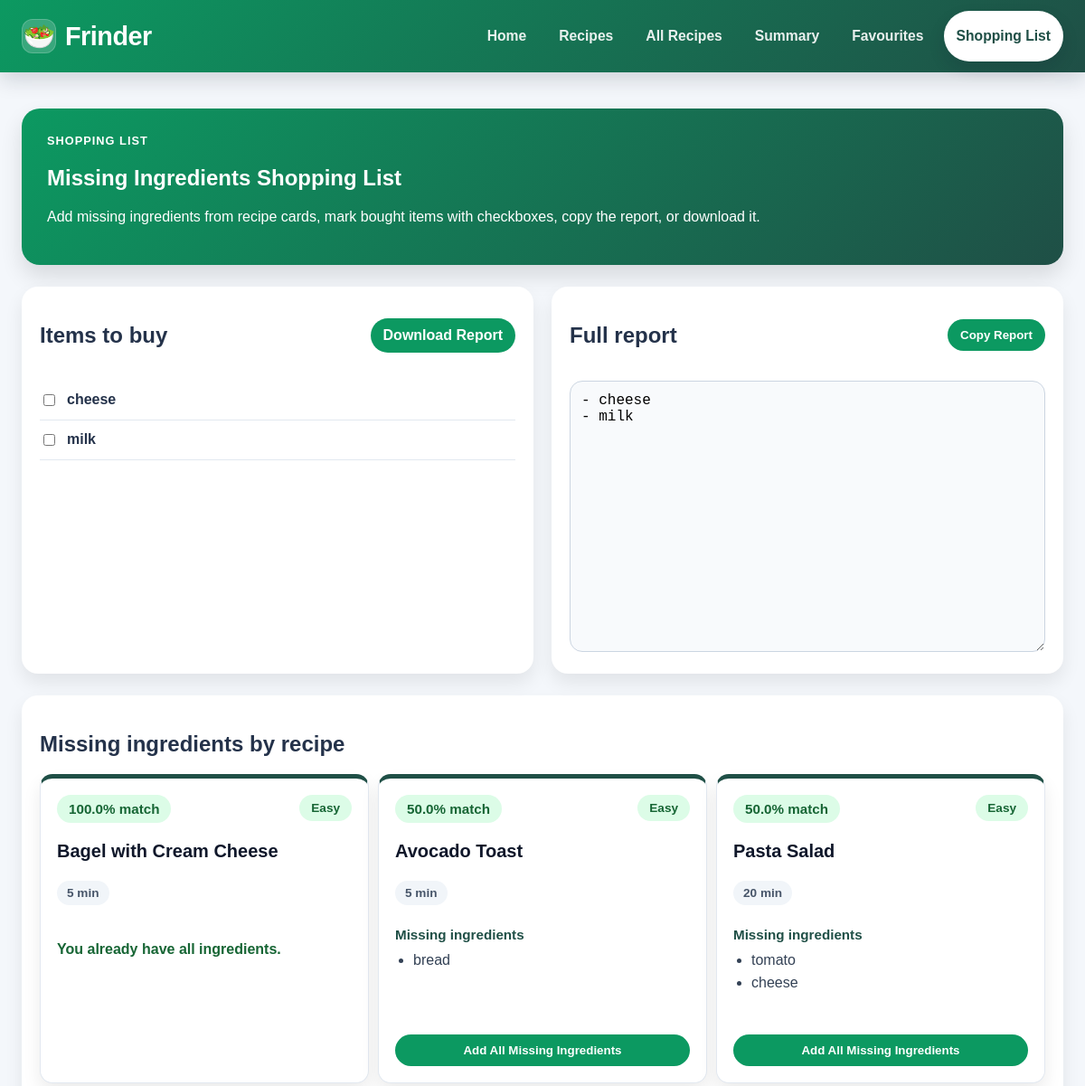
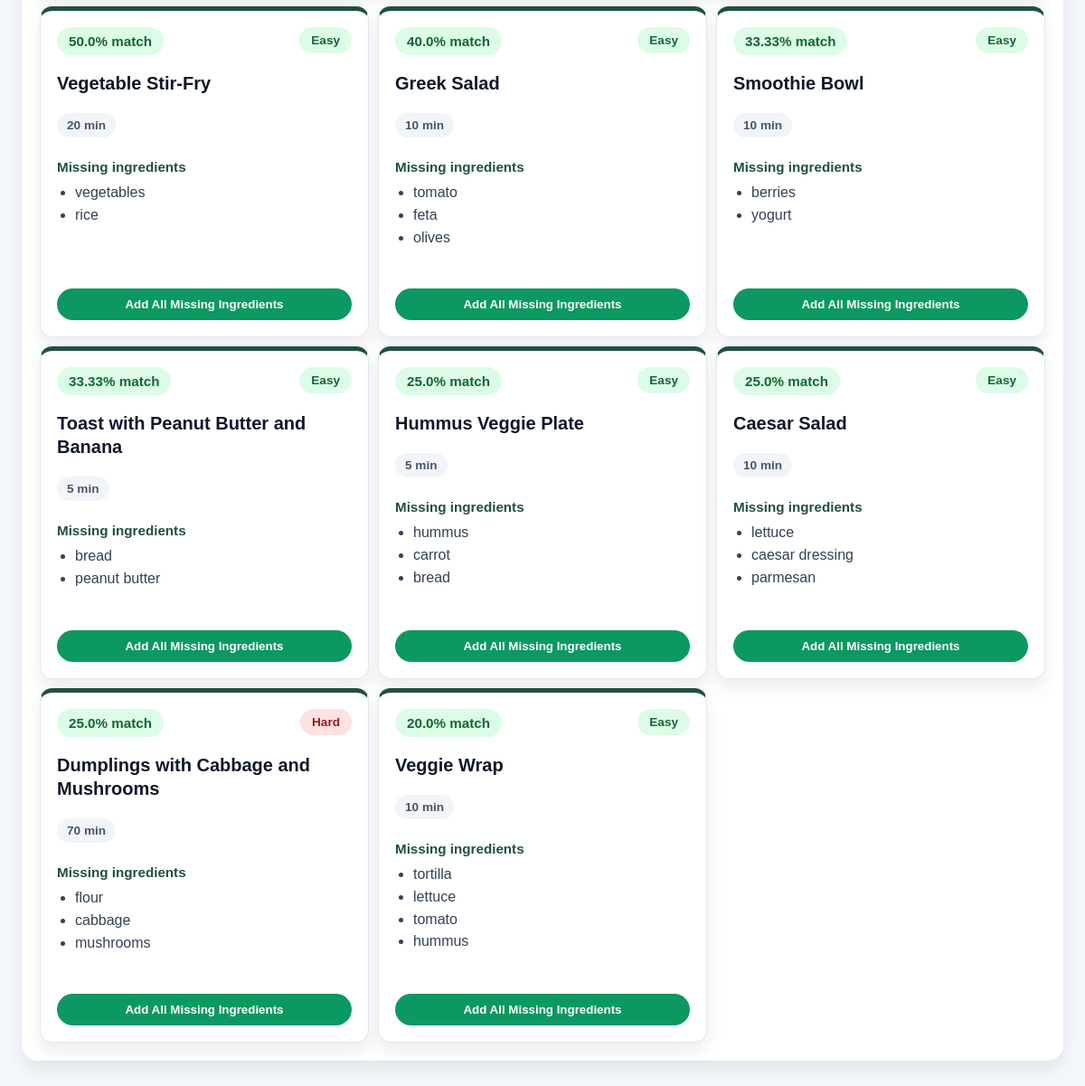
/shopping-list, run on the app's committed database (2 pictures, top to bottom).
### db_models.py (models this page shows)
class IngredientRow(Base):
    __tablename__ = "ingredients"
    id = Column(Integer, primary_key=True)
    name = Column(String, nullable=False, unique=True)
    recipe_links = relationship("RecipeIngredientRow", back_populates="ingredient")
    user_links = relationship("UserIngredientRow", back_populates="ingredient")
    shopping_links = relationship("ShoppingListRow", back_populates="ingredient")

class RecipeRow(Base):
    __tablename__ = "recipes"
    id = Column(Integer, primary_key=True)
    name = Column(String, nullable=False, unique=True)
    instructions = Column(String, nullable=False, default="")
    cooking_time = Column(Integer, nullable=False, default=0)
    difficulty = Column(String, nullable=False, default="Easy")
    recipe_ingredients = relationship(
        "RecipeIngredientRow",
        back_populates="recipe",
        cascade="all, delete-orphan",
        order_by="RecipeIngredientRow.position",
    )

### app.py (the view)
@app.route("/shopping-list")
def shopping_list():
    shopping_items = read_shopping_list()
    matched_recipes = get_latest_recipe_matches()
    report_text = build_shopping_report(shopping_items, matched_recipes)
    return render_template(
        "shopping_list.html",
        shopping_items=shopping_items,
        matched_recipes=matched_recipes,
        report_text=report_text,
    )

### app.py (called while the page is built)
def get_active_preferences():
    dietary_restrictions = normalize_dietary_restrictions(
        read_dietary_restrictions()
    )
    excluded_ingredients = read_excluded_ingredients()
    return dietary_restrictions, excluded_ingredients

def get_latest_recipe_matches():
    user_ingredients = read_user_ingredients()
    if not user_ingredients:
        return []
    recipes_list = load_recipes()
    dietary_restrictions, excluded_ingredients = get_active_preferences()
    suggestions = match_recipes(
        user_ingredients,
        recipes_list,
        dietary_restrictions=dietary_restrictions,
        excluded_ingredients=excluded_ingredients,
    )
    return [
        recipe
        for recipe in suggestions
        if recipe.match_score > 0
    ]

### db.py (called while the page is built)
def _session():
    return _session_factory()()

def session():
    return _session()

### matching.py (called while the page is built)
def normalize_dietary_restrictions(dietary_restrictions):
    selected_restrictions = []
    seen = set()
    for restriction in dietary_restrictions or []:
        restriction_key = clean_ingredient(restriction)
        if (
            restriction_key in DIETARY_RESTRICTION_LABELS
            and restriction_key not in seen
        ):
            selected_restrictions.append(restriction_key)
            seen.add(restriction_key)
    return selected_restrictions

def restricted_ingredients_for(dietary_restrictions):
    restricted_ingredients = set()
    for restriction in normalize_dietary_restrictions(dietary_restrictions):
        restricted_ingredients.update(DIETARY_RESTRICTION_CONFLICTS[restriction])
    return restricted_ingredients

def ingredient_name_variants(ingredient):
    cleaned_ingredient = clean_ingredient(ingredient)
    if not cleaned_ingredient:
        return set()
    variants = {cleaned_ingredient}
    if cleaned_ingredient.endswith("s"):
        variants.add(cleaned_ingredient[:-1])
    else:
        variants.add(f"{cleaned_ingredient}s")
    return variants

def expanded_ingredient_set(ingredients):
    expanded_ingredients = set()
    for ingredient in ingredients or []:
        expanded_ingredients.update(ingredient_name_variants(ingredient))
    return expanded_ingredients

### storage.py (called while the page is built)
def _unique_cleaned_items(items):
    unique_items = []
    seen = set()
    for item in items:
        cleaned = clean_ingredient(item)
        if cleaned and cleaned not in seen:
            unique_items.append(cleaned)
            seen.add(cleaned)
    return unique_items

### templates/shopping_list.html (shortened to what this page needs)
{% extends "base.html" %}
{% block content %}
<section class="shopping-banner">
    <p class="shopping-banner__label">Shopping List</p>
    <h1>Missing Ingredients Shopping List</h1>
    <p>
        Add missing ingredients from recipe cards, mark bought items with checkboxes,
        copy the report, or download it.
    </p>
</section>
<section class="shopping-layout">
    <div class="shopping-card">
        <div class="shopping-card__header">
            <h2>Items to buy</h2>
            <a
                href="{{ url_for('download_shopping_list') }}"
                class="shopping-button"
            >
                Download Report
            </a>
        </div>
        {% if shopping_items %}
            <ul class="shopping-items">
                {% for item in shopping_items %}
                    <li>
                        <form
                            action="{{ url_for('remove_shopping_item') }}"
                            method="POST"
                            class="shopping-checkbox-form"
                        >
                            <label>
                                <input
                                    type="checkbox"
                                    onchange="this.form.submit()"
                                >
                                <span>{{ item }}</span>
                            </label>
                        </form>
                    </li>
                {% endfor %}
            </ul>
        {% else %}
            <p>
                Your shopping list is empty. Add missing ingredients from the
                Recipes page or from the section below.
            </p>
        {% endif %}
    </div>
    <div class="shopping-card">
        <div class="shopping-card__header">
            <h2>Full report</h2>
            <button
                type="button"
                class="shopping-button"
                onclick="copyShoppingReport()"
            >
                Copy Report
            </button>
        </div>
        <textarea
            id="shopping-report"
            class="shopping-report"
            readonly
        >{{ report_text }}</textarea>
    </div>
</section>
<section class="shopping-card">
    <h2>Missing ingredients by recipe</h2>
    {% if matched_recipes %}
        <div class="shopping-recipe-list">
            {% for recipe in matched_recipes %}
                <article class="shopping-recipe recipe-card">
                    <div class="recipe-card__header">
                        <span class="recipe-card__match">{{ recipe.match_score }}% match</span>
                        <span class="difficulty-badge difficulty-badge--{{ recipe.difficulty | lower }}">
                            {{ recipe.difficulty }}
                        </span>
                    </div>
                    <h3 class="recipe-card__title">{{ recipe.name }}</h3>
                    <div class="recipe-card__info-row">
                        <span>{{ recipe.cooking_time }} min</span>
                    </div>
                    {% if recipe.missing_ingredients %}
                        <div class="recipe-card__section">
                            <h4>Missing ingredients</h4>
                            <ul class="recipe-card__list">
                                {% for ingredient in recipe.missing_ingredients %}
                                    <li>{{ ingredient }}</li>
                                {% endfor %}
                            </ul>
                        </div>
                        <form
                            action="{{ url_for('add_to_shopping_list') }}"
                            method="POST"
                            class="recipe-card__actions"
                        >
                            <button type="submit" class="shopping-button">
                                Add All Missing Ingredients
                            </button>
                        </form>
                    {% else %}
                        <p class="recipe-card__ready">You already have all ingredients.</p>
                    {% endif %}
                </article>
            {% endfor %}
        </div>
    {% else %}
        <p>
            No latest recipe matches yet. Go to Home, enter ingredients,
            and click Find Recipes first.
        </p>
    {% endif %}
</section>
{% endblock %}

### static/style.css (style rules this page uses)
body { font-family: Arial, sans-serif; margin: 0; background: #f4f7fb; color: #24324a; }
textarea { width: 100%; min-height: 120px; padding: 12px; box-sizing: border-box; font-family: inherit; font-size: 1rem; }
button { padding: 10px 14px; font-family: inherit; }
.homepage-header, .recipes-banner, .all-recipes-banner, .favourites-banner, .shopping-banner, .summary-hero { background: linear-gradient(135deg, #0C9961, #1f4f46); color: white; padding: 28px; border-radius: 20px; margin-bottom: 24px; box-shadow: 0 12px 24px rgba(0, 0, 0, 0.12); }
.recipes-banner__label, .all-recipes-banner__label, .favourites-banner__label, .shopping-banner__label, .summary-kicker { margin: 0 0 8px; text-transform: uppercase; letter-spacing: 1px; font-size: 0.8rem; font-weight: bold; }
.selected-ingredients-box, .active-preferences-box, .preferences-panel, .shopping-card, .summary-stat-card, .summary-panel { background: white; border-radius: 18px; padding: 20px; box-shadow: 0 10px 20px rgba(0, 0, 0, 0.08); }
.ingredients-edit-form__button, .shopping-button, .primary-submit-btn { border: none; border-radius: 999px; background: #0C9961; color: white; cursor: pointer; font-weight: bold; white-space: nowrap; }
.recipe-card { position: relative; display: flex; flex-direction: column; min-height: 100%; gap: 14px; margin-top: 0; margin-bottom: 12px; padding: 24px; background: white; border: 1px solid #e2e8f0; border-radius: 14px; box-shadow: 0 10px 20px rgba(0, 0, 0, 0.08); transition: transform 0.2s ease, box-shadow 0.2s ease; }
.recipe-card__header, .recipe-card__top { display: flex; align-items: flex-start; justify-content: space-between; gap: 16px; margin-bottom: 4px; }
.recipe-card__title { display: flex; align-items: center; gap: 8px; margin: 0; color: #0f172a; font-size: 1.25rem; line-height: 1.3; }
.recipe-card__match { display: inline-flex; align-items: center; padding: 7px 13px; border-radius: 999px; background: #dcfce7; color: #166534; font-size: 0.95rem; font-weight: 800; white-space: nowrap; }
.recipe-card__info-row, .recipe-card__meta { display: flex; flex-wrap: wrap; gap: 8px; margin: 0 0 10px; color: #475569; font-size: 0.85rem; }
.recipe-card__info-row span, .recipe-card__meta span { display: inline-flex; align-items: center; padding: 6px 11px; border-radius: 999px; background: #f1f5f9; color: #475569; font-weight: 700; }
.difficulty-badge, .recipe-card__badge { display: inline-flex; align-items: center; padding: 7px 13px; border-radius: 999px; font-size: 0.85rem; font-weight: 800; white-space: nowrap; }
.difficulty-badge--easy, .recipe-card__badge { background: #dcfce7; color: #166534; }
.difficulty-badge--hard { background: #fee2e2; color: #991b1b; }
.recipe-card__section { margin-top: 0; margin-bottom: 8px; }
.recipe-card__section h4 { margin: 0 0 8px; color: #1f4f46; font-size: 0.95rem; }
.recipe-card__list { margin: 8px 0 0; padding-left: 20px; color: #334155; line-height: 1.55; }
.recipe-card__ready { color: #166534; font-weight: bold; }
.recipe-card__actions { margin-top: auto; padding-top: 30px; }
.recipe-card__actions button, .favourite-button { width: 100%; }
.shopping-layout { display: grid; grid-template-columns: 1fr 1fr; gap: 20px; }
.shopping-card { margin-bottom: 24px; }
.shopping-card__header { display: flex; justify-content: space-between; align-items: center; gap: 16px; margin-bottom: 16px; }
.shopping-button { padding: 10px 14px; text-decoration: none; display: inline-block; }
.shopping-items { list-style: none; padding: 0; margin: 0; }
.shopping-items li { border-bottom: 1px solid #e2e8f0; padding: 12px 0; }
.shopping-checkbox-form label { display: flex; align-items: center; gap: 10px; font-weight: bold; cursor: pointer; }
.shopping-report { width: 100%; min-height: 300px; border: 1px solid #cbd5e1; border-radius: 14px; background: #f8fafc; font-family: monospace; resize: vertical; }
.shopping-recipe-list { display: grid; grid-template-columns: repeat(3, minmax(0, 1fr)); gap: 10px; margin-top: 10px; align-items: start; }
.shopping-recipe { border-top: 5px solid #1f4f46; padding: 18px; box-sizing: border-box; }
.shopping-recipe .recipe-card__actions { margin: auto 0 0; padding-top: 10px; }
.shopping-recipe .shopping-button { width: 100%; }
.shopping-recipe .recipe-card__section { margin-bottom: 8px; }
.shopping-recipe .recipe-card__list { margin-top: 6px; }
.shopping-recipe .recipe-card__title { margin-bottom: 6px; }

### data on the page
IngredientRow: name "cheese"
IngredientRow: name "milk"
RecipeRow: match_score "100.0", difficulty "Easy", name "Bagel with Cream Cheese", cooking_time "5", shows "You already have all ingredients."
RecipeRow: match_score "50.0", difficulty "Easy", name "Avocado Toast", cooking_time "5"
IngredientRow: name "bread"
RecipeRow: match_score "50.0", difficulty "Easy", name "Pasta Salad", cooking_time "20", missing_ingredients "cheese"
IngredientRow: name "tomato"
RecipeRow: match_score "50.0", difficulty "Easy", name "Vegetable Stir-Fry", cooking_time "20"
IngredientRow: name "vegetables"
IngredientRow: name "rice"
RecipeRow: match_score "40.0", difficulty "Easy", name "Greek Salad", cooking_time "10"
IngredientRow: name "feta"
IngredientRow: name "olives"
RecipeRow: match_score "33.33", difficulty "Easy", name "Smoothie Bowl", cooking_time "10"
IngredientRow: name "berries"
IngredientRow: name "yogurt"
RecipeRow: match_score "33.33", difficulty "Easy", name "Toast with Peanut Butter and Banana", cooking_time "5"
IngredientRow: name "peanut butter"
RecipeRow: match_score "25.0", difficulty "Easy", name "Hummus Veggie Plate", cooking_time "5"
IngredientRow: name "hummus"
IngredientRow: name "carrot"
RecipeRow: match_score "25.0", difficulty "Easy", name "Caesar Salad", cooking_time "10"
IngredientRow: name "lettuce"
IngredientRow: name "caesar dressing"
IngredientRow: name "parmesan"
RecipeRow: match_score "25.0", difficulty "Hard", name "Dumplings with Cabbage and Mushrooms", cooking_time "70"
IngredientRow: name "flour"
IngredientRow: name "cabbage"
IngredientRow: name "mushrooms"
RecipeRow: match_score "20.0", difficulty "Easy", name "Veggie Wrap", cooking_time "10"
IngredientRow: name "tortilla"
